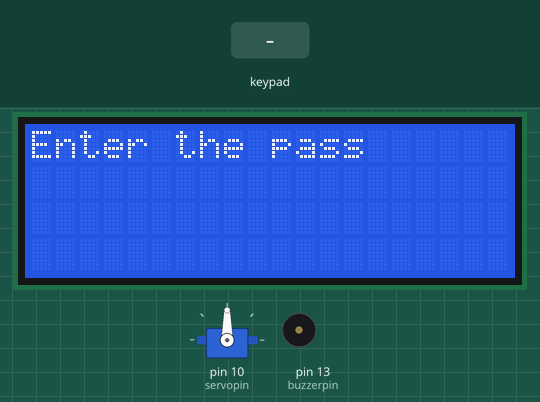
Bench run of a sketch on a simulated Arduino Uno, built with avr-gcc and run on an emulated ATmega328P. Parts: servo, 20×4 character LCD, buzzer (waves = sounding, pin HIGH). The test bench sets the inputs (shaded band).

Above: at 1.2 s.
1.3 s: keypad keys 2 5 8 2 5 8 = pressed 0.4 s apart
At 5.4 s:
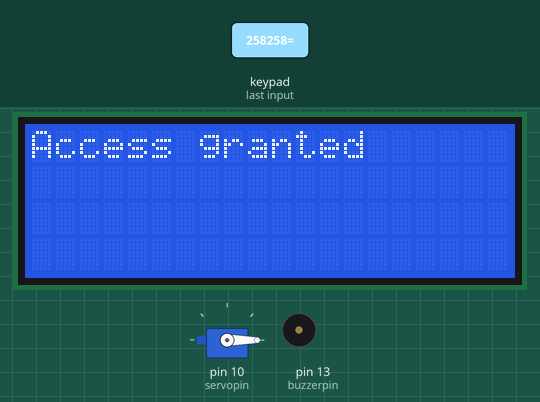
5.6 s: key '=' pressed
At 8.3 s:
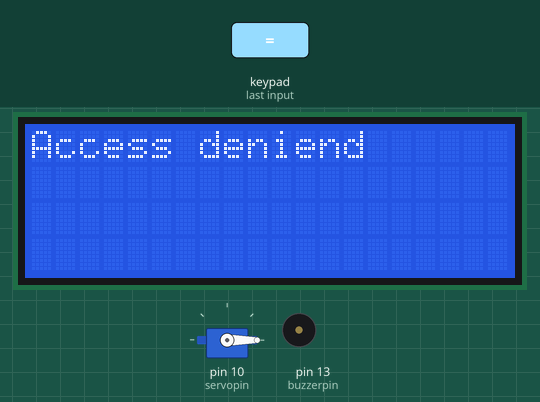
8.5 s: keypad keys 2 5 8 2 5 8 * pressed 0.4 s apart
At 11.8 s:
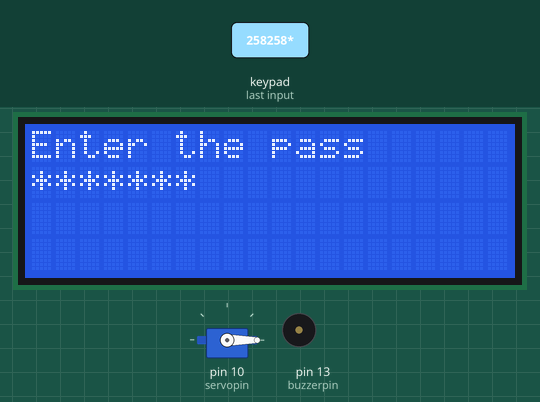
12.8 s: keypad keys 1 3 9 7 2 2 * pressed 0.4 s apart
At 16.4 s:
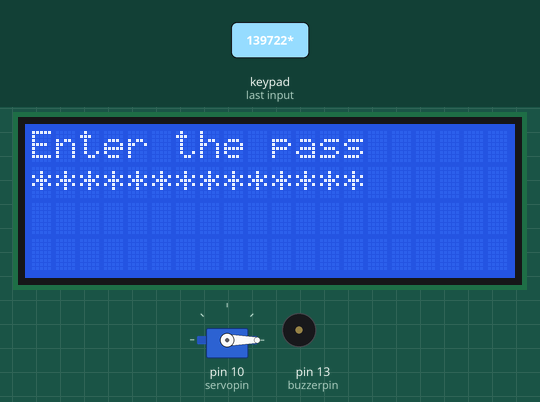
17.1 s: key '7' pressed
18.6 s: keypad keys 2 5 8 2 5 8 pressed 0.4 s apart
At 21.5 s:
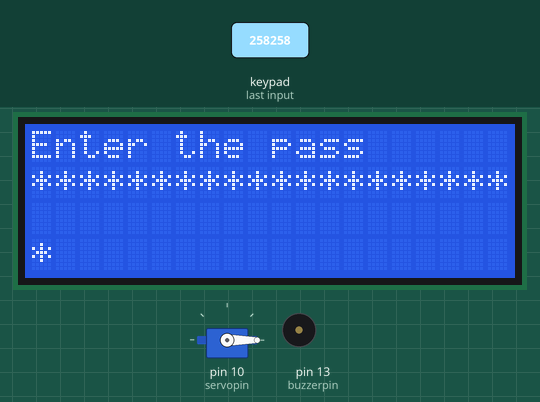
Timing chart, 0 to 23.0 s (numbered marks = the images above; inputs shaded):
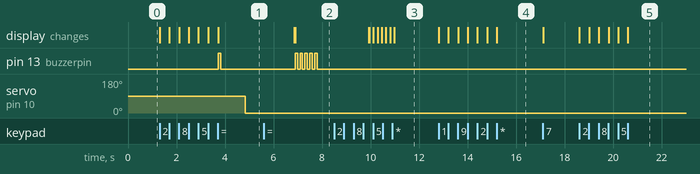

The sketch:

security.ino
```cpp
#include <Wire.h>
#include <LiquidCrystal_I2C.h>
#include <Servo.h>
#include <Keypad.h>

#define buzzerpin 13
#define servopin 10
const byte ROWS = 4;
const byte COLS = 4;
char keys[ROWS][COLS] = {
  {'7','8','9','/'},
  {'4','5','6','*'},
  {'1','2','3','-'},
  {'c','0','=','+'}
};

byte rowPins[ROWS] = {5, 4, 3, 2};
byte colPins[COLS] = {6 ,7, 8, 9};

Keypad keypad = Keypad( makeKeymap(keys), rowPins, colPins, ROWS, COLS );
LiquidCrystal_I2C lcd(0x27, 20, 4);
Servo myservo;

String input_password = "258258";
String input = "";

void setup() {
  myservo.attach(servopin);
  lcd.init();
  lcd.backlight();
  lcd.setCursor(0, 0);
  lcd.print("Enter the pass");
  pinMode(buzzerpin, OUTPUT);
}

void loop() {
  char key = keypad.getKey();

  if (key) {


    if (key == '=') {
      if (input == input_password) {
        lcd.clear();
        lcd.print("Access granted");
        digitalWrite(buzzerpin, HIGH);
        delay(100);
        digitalWrite(buzzerpin, LOW);
        myservo.write(90);
        delay(1000);
        myservo.write(0);
      } else {
        lcd.clear();
        lcd.print("Access deniend");
        for (int i = 0; i < 5; i++) {
          digitalWrite(buzzerpin, HIGH);
          delay(100);
          digitalWrite(buzzerpin, LOW);
          delay(100);
        }
      }

      delay(2000);
      input = "";
      lcd.clear();
      lcd.setCursor(0, 0);
      lcd.print("Enter the pass");
      lcd.setCursor(0, 1);
      lcd.print("                ");
    }else if(key == 'c'){
      input = "";
      lcd.clear();
      lcd.setCursor(0, 0);
      lcd.print("Enter the pass");
      lcd.setCursor(0, 1);
      lcd.print("                ");
    }
    else
    {
      input += key;
      lcd.setCursor(input.length() - 1, 1);
      lcd.print("*");
    }
  }
}
```

Measured:
- after the input at 1.3 s, pin 13 (buzzerpin): LOW → HIGH after 2.4 s, → LOW 0.10 s later; servo on pin 10 (servopin): 90° → 0° after 3.5 s; the display: first changes at once (image 1 shows a later state)
- after the input at 5.6 s, pin 13 (buzzerpin): alternates HIGH for 0.10 s and LOW for 0.10 s, 10 changes in all, then stays LOW, starting after 1.3 s; the display: first differs from a run without the input after 1.3 s (image 2)
- after the input at 8.5 s, the display: first differs from a run without the input after 1.4 s (image 3 shows a later state)
- after the input at 12.8 s, the display: first changes at once (image 4 shows a later state)
- after the input at 18.6 s, the display: first changes at once (image 5 shows a later state)
